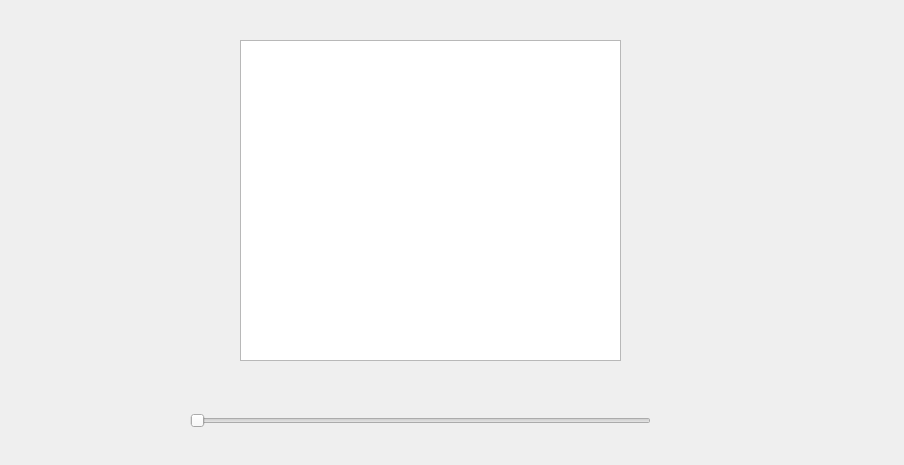
<?xml version="1.0" encoding="UTF-8"?>
<ui version="4.0">
 <class>Widget</class>
 <widget class="QWidget" name="Widget">
  <property name="geometry">
   <rect>
    <x>0</x>
    <y>0</y>
    <width>904</width>
    <height>465</height>
   </rect>
  </property>
  <property name="windowTitle">
   <string>Widget</string>
  </property>
  <widget class="QSlider" name="horizontalSlider">
   <property name="geometry">
    <rect>
     <x>190</x>
     <y>410</y>
     <width>461</width>
     <height>22</height>
    </rect>
   </property>
   <property name="orientation">
    <enum>Qt::Horizontal</enum>
   </property>
  </widget>
  <widget class="QGraphicsView" name="graphicsView">
   <property name="geometry">
    <rect>
     <x>240</x>
     <y>40</y>
     <width>381</width>
     <height>321</height>
    </rect>
   </property>
  </widget>
 </widget>
 <layoutdefault spacing="6" margin="11"/>
 <resources/>
 <connections/>
</ui>
